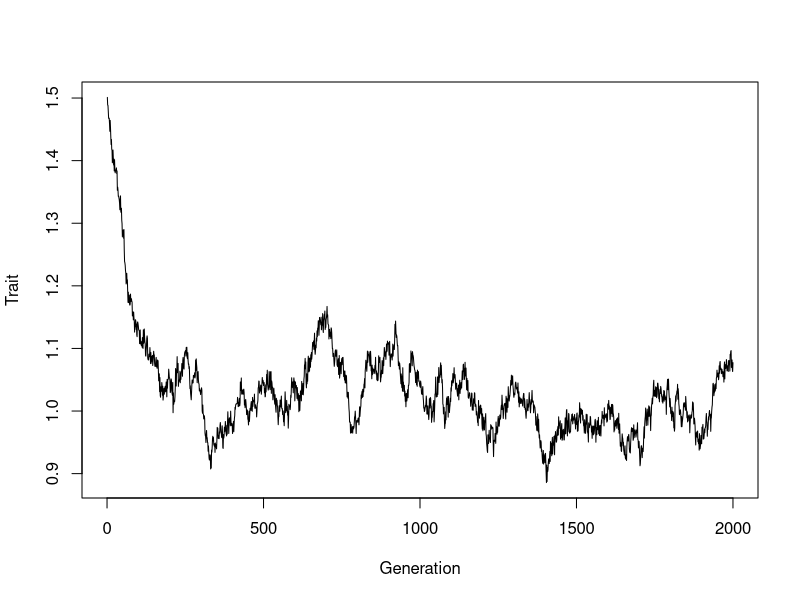

Generate this figure with R:
rm(list=ls())

# Stabilizing selection using an Individual Variance Components model

# General assumptions
# 1. Organism is semelparous
# 2. Fecundity, F, increases with body size, x
# 3. Survival, S, decreases with body size, x
# 4. Fitness, W, is a function of F and S
# 5. Body size is an inherited quantitative trait

selection = function(xs) {
    as <- 1; bs <- 0.5; af <- 0; bf <- 4
    survival <- as - bs*xs[,1]
    survival[survival < 0] <- 0
    fecundity <- af + bf*xs[,1]
    fecundity[fecundity < 0] <- 0
    x.fitness <- survival * fecundity
    mu <- sum(x.fitness*xs[,2]) / sum(x.fitness)
    return(mu)
}

#### MAIN PROGRAM ####
set.seed(100)

N = 100
Maxgen = 2000
Output = matrix(0, Maxgen, 2)
H2 = 0.5         # heritability
Vp = (.1)^2      # phenotypic variance
Va = H2 * Vp     # since H2 = Va / Vp
Ve = Vp - Va     # environmental variance
Mu = 1.5         # initial trait mean value
SDa = sqrt(Va)   # by def of sd
SDe = sqrt(Ve)   # by def of sd

for(i in 1:Maxgen) {
    GX = rnorm(N, mean=Mu, sd=SDa)
    EX = rnorm(N, mean=0, sd=SDe)
    FX =  GX + EX
    X = cbind(FX, GX)
    Output[i, 1] = i
    Output[i, 2] = mean(FX)
    Mu = selection(X)
}    

# graphing parameters
par(mfrow=c(1,1))
plot(Output[,1], Output[,2], type='l', xlim=c(0, Maxgen), xlab='Generation', ylab='Trait')
print('Mean phenotype')
print(mean(Output[500:Maxgen, 2]))
print('SD of mean')
print(sd(Output[500:Maxgen, 2]))
